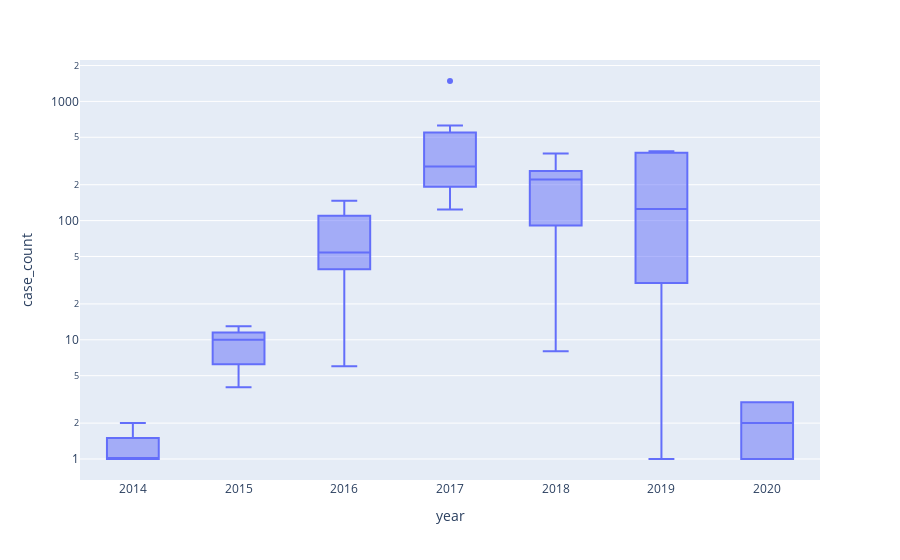

The cell this chart's notebook holds for it:
### Code cell
fig = px.box(
    time_nselected_1stcp, 
    x = "year", 
    y = "case_count", 
#     color = "defendant"
)
fig.update_yaxes(type="log")
fig.show()

### Figure 1 — Plotly figure (JSON) as saved in the notebook; plotly's stock layout.template omitted (floating-point values rounded to 4 significant figures)
{"data": [{"alignmentgroup": "True", "hovertemplate": "year=%{x}<br>case_count=%{y}<extra></extra>", "legendgroup": "", "marker": {"color": "#636efa"}, "name": "", "notched": false, "offsetgroup": "", "orientation": "v", "showlegend": false, "type": "box", "x": [2017, 2014, 2015, 2016, 2017, 2018, 2019, 2020, 2016, 2017, 2019, 2019, 2014, 2015, 2016, 2017, 2018, 2019, 2014, 2015, 2016, 2017, 2018, 2019, 2020, 2014, 2015, 2016, 2017, 2018, 2019, 2018, 2019, 2015, 2016, 2017, 2018, 2019], "x0": " ", "xaxis": "x", "y": [308, 1, 4, 147, 1483, 366, 382, 3, 6, 284, 370, 370, 1, 13, 110, 187, 8, 1, 2, 11, 49, 208, 91, 38, 1, 1, 10, 59, 124, 200, 79, 261, 22, 7, 39, 627, 243, 171], "y0": " ", "yaxis": "y"}], "layout": {"boxmode": "group", "legend": {"tracegroupgap": 0}, "margin": {"t": 60}, "xaxis": {"anchor": "y", "domain": [0, 1], "title": {"text": "year"}}, "yaxis": {"anchor": "x", "domain": [0, 1], "title": {"text": "case_count"}, "type": "log"}}}
